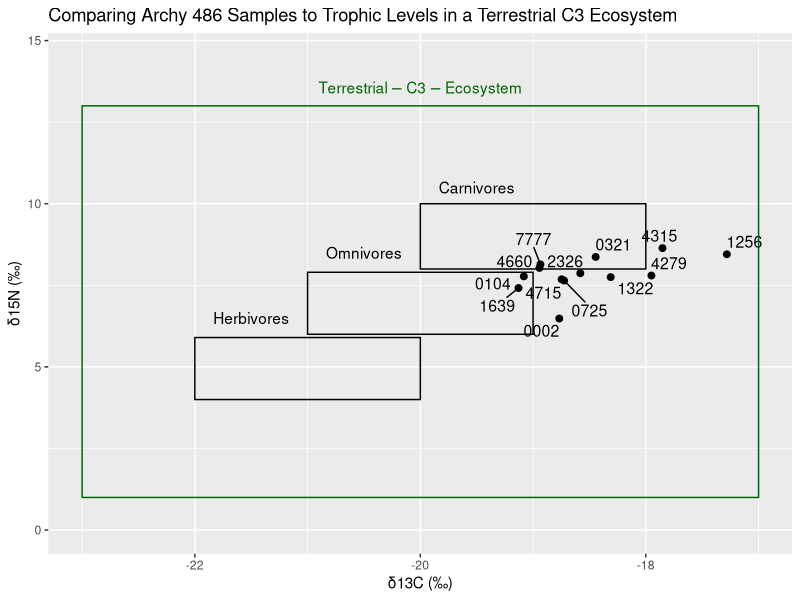
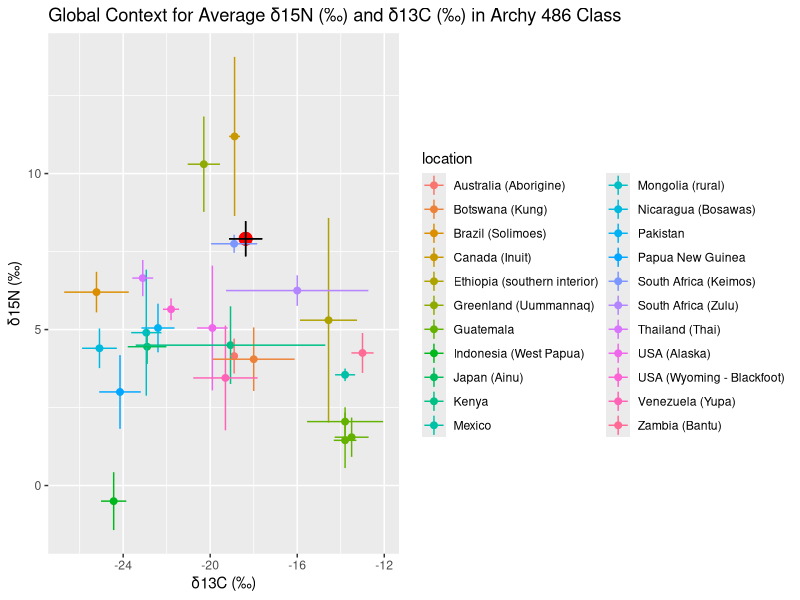
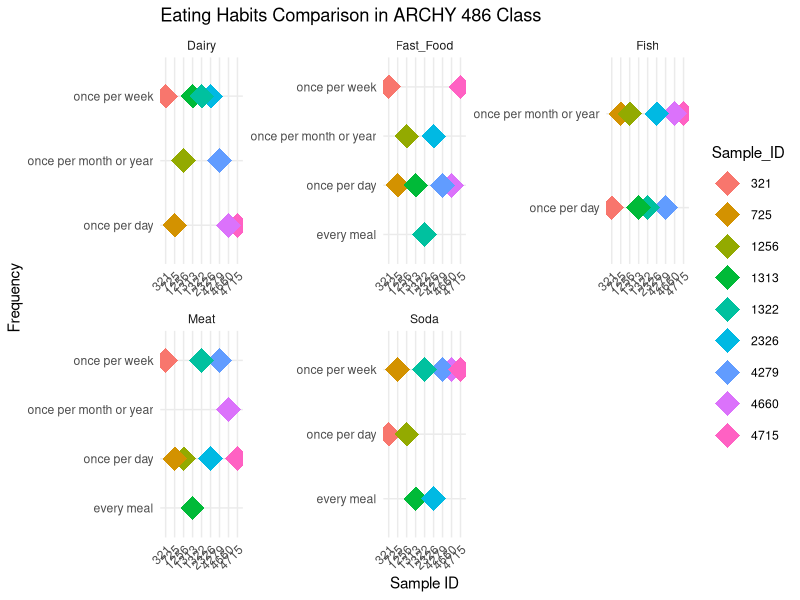

Source code (R) for these figures, in order:
## ---- chunk 1
# Loading Packages
library(tidyverse)
library(readxl)
library(dplyr)
library(ggrepel)
## ---- chunk 2
# read sample and global data into variables
sample_data <- 
  read_csv("sample_CN.csv")

global_data_indiv <- 
  read_excel("Global N15 Values.xlsx", 
             sheet ="Modern subsistence ind.")

global_data_av <- 
  read_excel("Global N15 Values.xlsx", 
             sheet ="modern subsistence averages") %>% 
  drop_na(`δ13C_MDE (‰)`)
  
## ---- chunk 3
#| label: fig-1
#| fig-cap: "Scatterplot of individual δ15N (‰) and δ13C (‰) Archy 486 sample ID’s grouped by C3 Terrestrial Ecosystem and individual diet classification (Müldner, G. (2018). Plot produced by Anne and Aoife. "
  # plot our hair data
library(ggrepel)
ggplot() +
  geom_point(data = sample_data,
             aes(x = d.13C.12C.VPDB , 
                 y = d.15N.14N.air),
             size = 2)+
  # label each data point with sample ID
    geom_text_repel(data = sample_data,
             aes(x = `d.13C.12C.VPDB`, 
                 y = `d.15N.14N.air`,
                 label = Identifier.1),
             # label all ID's despite overlap
             max.overlaps = Inf,
             size = 4)+
  # label x and y axis for consistency with other plots
    labs(x = "δ13C (‰)",
       y = "δ15N (‰)")+
  # create outlines for herbivores, omnivores, carnivores using parameters from Müldner, G. (2018).
  annotate("rect", xmin=c(-22,-21,-20), xmax=c(-20,-19,-18), 
           ymin =c(4,6,8), ymax =c(5.9,7.9,10), fill=NA, color="black")+
  # create outline for "Terrestrial C3 Ecosystem" for context on graph. 
  annotate("rect", xmin=c(-23), xmax=c(-17), ymin=c(1), ymax =c(13), color="Dark Green", fill=NA )+
  # label all outlines for context and clarity
    annotate("text", x = -20, y = 13.5, label = "Terrestrial-C3-Ecosystem",color = "Dark Green",
  parse = TRUE)+
    annotate("text", x = -21.5, y = 6.5, label = "Herbivores",
  parse = TRUE)+
    annotate("text", x = -20.5, y = 8.5, label = "Omnivores",
  parse = TRUE)+
    annotate("text", x = -19.5, y = 10.5, label = "Carnivores",
  parse = TRUE)+
  # set x and y limits to values close to data points for clarity and maximize space on graph
  xlim(-23, -17)+
  ylim(0,14.5) +
    labs(title = "Comparing Archy 486 Samples to Trophic Levels in a Terrestrial C3 Ecosystem")
## ---- chunk 4

global_values <- 
  read_excel("Global N15 Values.xlsx",
             sheet = "Modern non subsistence averages")
global_subsistence_values <- 
  read_excel("Global N15 Values.xlsx",
    sheet = "modern subsistence averages")
## ---- chunk 5
global_subsistence_values_labs <-
  global_subsistence_values %>%
  select(`location`, `δ15N_MDE (‰)`, `SD...6`, `δ13C_MDE (‰)`, `SD...4` ) %>%
  group_by(`location`) %>%
  drop_na()

# rename col
renamed_subsistence <-
global_subsistence_values_labs %>%
  rename(`δ13C (‰)` = `δ13C_MDE (‰)`,
         `δ15N (‰)` = `δ15N_MDE (‰)`) %>%
drop_na()

# select relevant columns from our data
sample_data_perc <-
sample_data %>%
  select(`Identifier.1`, `d.13C.12C.VPDB`, `d.15N.14N.air`) %>% 
  group_by(`Identifier.1`)
  

# select relevant columns from global data
global_values_perc <-
global_values %>%
  select(`location...1`, `δ15N_MDE (‰)`, `δ13C_MDE (‰)`) %>%
  group_by(`location...1`) %>%
  drop_na()

# rename columns from our data
sample_data_perc_lab <-
sample_data_perc %>%
  rename(`δ13C (‰)` = `d.13C.12C.VPDB`,
         `δ15N (‰)` = `d.15N.14N.air`)

 # create a df for the means of `δ13C (‰)` `δ15N (‰)` ratios for class and global data

 `δ13C (‰)` <-
   mean(sample_data_perc_lab$`δ13C (‰)`)
`δ15N (‰)`<-
   mean(sample_data_perc_lab$`δ15N (‰)`)
 
 Statistics_isotopes <- data.frame(means = c("mean_C13", "mean_N15"), Statistics = c(`δ13C (‰)`, `δ15N (‰)`))

mean_sd_C13 <-
  sd(sample_data_perc_lab$`δ13C (‰)`)
mean_sd_N15 <-
  sd(sample_data_perc_lab$`δ15N (‰)`)

# create a class data average dataframe
Stats_isotopes <-
  Statistics_isotopes %>% 
  mutate(mean_sd_C13, mean_sd_N15)

# rename columns in global averages dataframe
global_values_perc_lab <-
global_values_perc %>%
  rename(`δ13C (‰)` = `δ13C_MDE (‰)`,
         `δ15N (‰)` = `δ15N_MDE (‰)`)
  
## ---- chunk 6
#| label: fig-standard-13C-15N
#| fig-cap: "Average δ15N (‰) and δ13C (‰) for class hair samples with line range for standard deviation relative to modern global subsistence average δ15N (‰) and δ13C (‰) with line range for standard deviation (Bird et al. 2021). Plot produced by Aoife and Anne."

library(ggrepel)
ggplot() +
  # our data plot
  geom_point(data = Stats_isotopes,
             aes(x = `δ13C (‰)`,
                 y = `δ15N (‰)`),
             size = 4,
              color = "red") +
    
  
  # plot global data
  geom_point(data = renamed_subsistence,
             aes(x = `δ13C (‰)`,
                 y = `δ15N (‰)`,
                 color = `location`), 
             size = 2) +
  geom_linerange(data = renamed_subsistence,
                (aes(x = `δ13C (‰)`,
                y = `δ15N (‰)` ,
                ymin=`δ15N (‰)` -1*SD...6, 
                ymax=`δ15N (‰)` +1*SD...6, 
                color = `location`))) +
  geom_linerange(data = renamed_subsistence,
                (aes(x = `δ13C (‰)`,
                y = `δ15N (‰)` ,
                xmin=`δ13C (‰)` -1*SD...4, 
                xmax=`δ13C (‰)` +1*SD...4, 
                color = `location`))) +
  geom_linerange(data =  Statistics_isotopes,
                (aes(x = `δ13C (‰)`,
                y = `δ15N (‰)` ,
                ymin=`δ15N (‰)` -1*mean_sd_N15, 
                ymax=`δ15N (‰)` +1*mean_sd_N15))) +
    geom_linerange(data =  Statistics_isotopes,
                (aes(x = `δ13C (‰)`,
                y = `δ15N (‰)` ,
                xmin=`δ13C (‰)` -1*mean_sd_C13, 
                xmax=`δ13C (‰)` +1*mean_sd_C13))) +
  labs(title = "Global Context for Average δ15N (‰) and δ13C (‰) in Archy 486 Class")

## ---- chunk 7
eating_habits_data <- read_excel("Food Survey Responses-2.xlsx")

## ---- chunk 8
eating_habits_data %>%
group_by(sample_id)
## ---- chunk 9

# NEED TO COMPLETELY REDO

#| label: fig-food-survey
#| fig-cap: "Eating habits surveyed by Archy 486 students Sample ID numbers. Plot produced by Jesus and Zach."

meat_column <- rep(eating_habits_data$meat_q, each = 9)
fish_column <- rep(eating_habits_data$fish_q, each = 9)
dairy_column <- rep(eating_habits_data$dairy_q, each = 9)
soda_column <- rep(eating_habits_data$soda_q, each = 9)
fast_food_column <- rep(eating_habits_data$fastfood_q, each = 9)

sample_id_column <- rep(eating_habits_data$sample_id, each = 9)

data <- data.frame(
  Question = rep(c("Meat", "Fish", "Dairy", "Soda", "Fast_Food"), each = 9),
  Frequency = c(meat_column, fish_column, dairy_column, soda_column, fast_food_column),
  Sample_ID = factor(sample_id_column))

unique_sample_ids <- unique(data$Sample_ID)

color_palette <- colorRampPalette(c("red", "blue", "green", "purple", "orange"))(length(unique_sample_ids))

ggplot(data, aes(x = Sample_ID, y = Frequency, color = Sample_ID)) +
  geom_point(stat = "identity", position = "dodge", size = 8, shape = 18) +
  labs(title = "Eating Habits Comparison in ARCHY 486 Class",
       x = "Sample ID",
       y = "Frequency") +
  scale_fill_manual(values = setNames(color_palette, unique_sample_ids)) +
  facet_wrap(~Question, scales = "free") +
  theme_minimal() +
  theme(axis.text.x = element_text(angle = 45, hjust = 1))  
